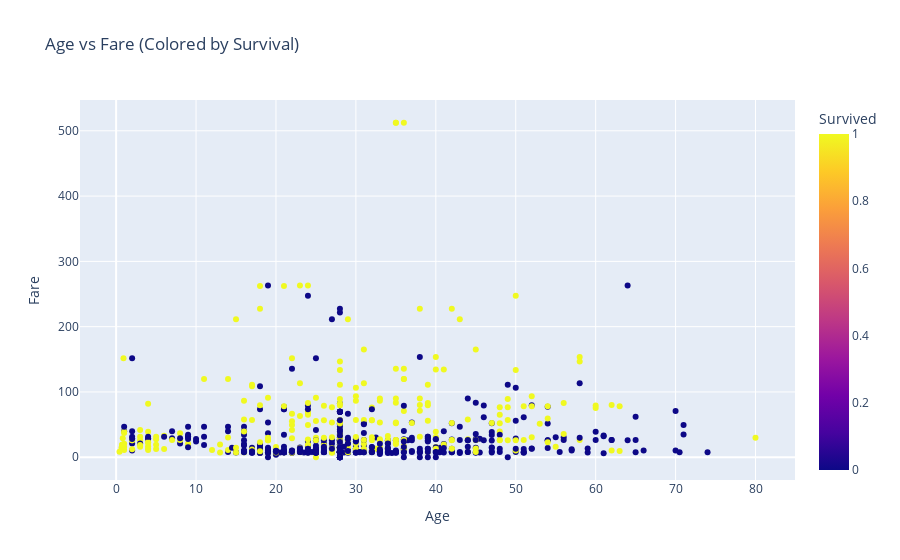

The code cell stored with this chart in its notebook:
### Code cell
# 8. Interactive Visualization

# Interactive Plot: Age vs Fare colored by Survival
fig = px.scatter(df_cleaned, x='Age', y='Fare', color='Survived', title='Age vs Fare (Colored by Survival)')
fig.show()

### Figure 1 — Plotly figure (JSON) as saved in the notebook; plotly's stock layout.template omitted (floating-point values rounded to 4 significant figures; data arrays with more than 128 entries replaced by an {"elided": "..."} marker saying what was removed)
{"data": [{"hovertemplate": "Age=%{x}<br>Fare=%{y}<br>Survived=%{marker.color}<extra></extra>", "legendgroup": "", "marker": {"color": {"elided": "891 int values"}, "coloraxis": "coloraxis", "symbol": "circle"}, "mode": "markers", "name": "", "orientation": "v", "showlegend": false, "type": "scatter", "x": {"elided": "891 float values"}, "xaxis": "x", "y": {"elided": "891 float values"}, "yaxis": "y"}], "layout": {"coloraxis": {"colorbar": {"title": {"text": "Survived"}}, "colorscale": [[0, "#0d0887"], [0.1111, "#46039f"], [0.2222, "#7201a8"], [0.3333, "#9c179e"], [0.4444, "#bd3786"], [0.5556, "#d8576b"], [0.6667, "#ed7953"], [0.7778, "#fb9f3a"], [0.8889, "#fdca26"], [1, "#f0f921"]]}, "legend": {"tracegroupgap": 0}, "title": {"text": "Age vs Fare (Colored by Survival)"}, "xaxis": {"anchor": "y", "domain": [0, 1], "title": {"text": "Age"}}, "yaxis": {"anchor": "x", "domain": [0, 1], "title": {"text": "Fare"}}}}
